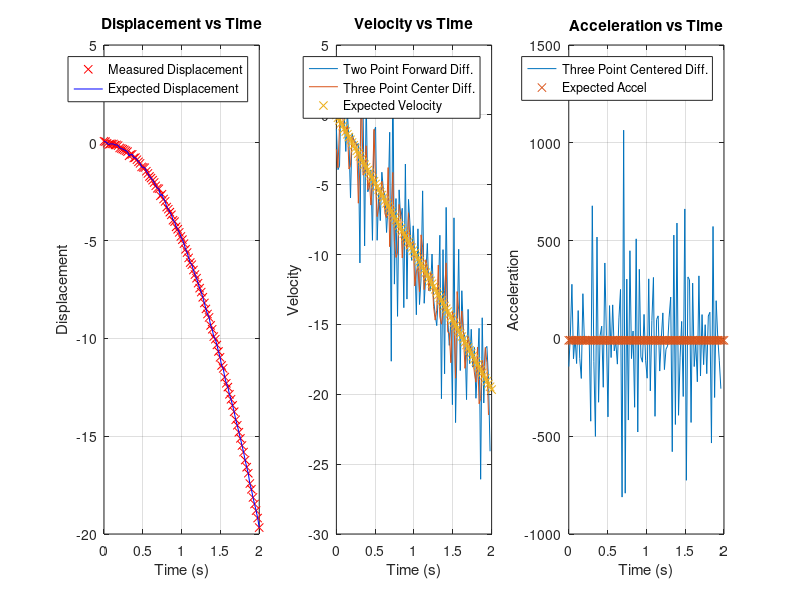

MATLAB code for this plot: (Note: this script raises an error after producing the figure.)
%(name)
%Section - x
%Numeric Differentiation and Integration:

%% Workspace Prep

format long     %Allows for more accurate decimals
close all;      %Clears all
clear all;      %Clears Workspace
clc;            %Clears Command Window

%% PART 1: Numeric Differentiation

disp = load("dispData.mat");

dt = disp.t(1,2)-disp.t(1); %step size (.0202s)
t = disp.t(1:end);
t2 = disp.t(1:end-1);
t3 = disp.t(1:end-2);
f = disp.y;

%Creating Functions for expected values:
p1 = polyfit(t,f,3); %Creating a degree 3 polynomial to fit disp data
p2 = polyder(p1); %taking derivitive to find velocity
p3 = polyder(p2); %taking derivitive to find acceleration

%p4 = polyval(p1,t); Dont need this one cuz we already have measurment data
p5 = polyval(p2,t); %Evaluating the velocity polynomial to find expected velocity at time t
p6 = polyval(p3,t); %Evaluating the acceleration polynomial to find expected accel at time t

%Numeric Differentiation:
dsdtF2 = ((f(2:end))-f(1:end-1))/(dt); %two point center diff.
dsdtF3 = ((f(3:end))-f(1:end-2))/(2*dt); %three point center diff.
dsdt2F3 = (f(3:end)-(2*f(2:end-1))+f(1:end-2))/(dt^2); %2nd Deriv

figure('Name','Numeric Differentiation')
subplot(1,3,1)
plot(t,f,'rx')
hold on
grid on
plot(t,f,'b')
xlabel('Time (s)')
ylabel('Displacement')
title('Displacement vs Time')
legend('Measured Displacement', 'Expected Displacement', 'location', 'best')

subplot(1,3,2)
plot(t2,dsdtF2)
hold on
grid on
plot(t3,dsdtF3)
plot(t,p5,'x')
xlabel('Time (s)')
ylabel('Velocity')
title('Velocity vs Time')
legend('Two Point Forward Diff.', 'Three Point Center Diff.', 'Expected Velocity', 'location', 'best')

subplot(1,3,3)
plot(t3,dsdt2F3)
hold on
grid on
plot(t,p6,'x')
xlabel('Time (s)')
ylabel('Acceleration')
title('Acceleration vs Time')
legend('Three Point Centered Diff.', 'Expected Accel', 'location', 'best')


%% PART 2: Numeric Integration – Quadrature

accel = load("accelData.mat");
accelc = accel.acc;
acc = accelc'; %convert to row
t = accel.t;

%Rectangle Rule
rRV = rectRule(t,acc);
rRD = rectRule(t,rRV);

%Trapeziod Rule
tRV = trapRule(t,acc);
tRD = trapRule(t,tRV); %Toyota Racing Development! jk its trap rule displacement :/

%Simpson's Rule
sRV = simpRule(t,acc); %sRV = search and rescue vehicle? Nope, simpsons rule velocity
sRD = simpRule(t,sRV);

figure('Name','Numeric Integration – Quadrature')
subplot(1,3,1)
plot(t,rRD)
hold on
grid on
plot(t,tRD)
plot(t,sRD)
xlabel('Time (s)')
ylabel('Displacement')
title('Displacement vs Time')
legend('Rectangle Rule', 'Trapezoid Rule', 'Simpsons Rule', 'location', 'best')

subplot(1,3,2)
plot(t,rRV)
hold on
grid on
plot(t,tRV)
plot(t,sRV)
xlabel('Time (s)')
ylabel('Velocity')
title('Velocity vs Time')
legend('Rectangle Rule', 'Trapezoid Rule', 'Simpsons Rule', 'location', 'best')

subplot(1,3,3)
plot(t,acc)
hold on
grid on
plot(t,acc,'x')
xlabel('Time (s)')
ylabel('Acceleration')
title('Acceleration vs Time')
legend('Measured Accel', 'Expected Accel', 'location', 'best')

%% Part 3: Discussion

%As far as differentiation goes the three point center diff. method is the
%most accurate of the given methods and the same goes for simpson's rule
%for integration. This is simply because there are more test points in
%these methods compared to their counter parts, which allow for higher
%accuracy. Regarding which of these two to use, I think depends on the
%data, if you have cleaner acceleration data, then use simpson's rule, if
%the displacement data is more accurate use the three point center diff.
%method.

%% Function: Rectangle Rule

function [int] = rectRule(t,f) %t is time, f is the function to integrate must be row vector
    
    int = zeros(size(t)); %initializes the integral vector starting at 0

    for i = 1:length(t)-1
        h = t(1,i+1) - t(1,i);
        int(1,i+1) = int(1,i)+h*f(1,i+1);
    end

end

%% Function: Trapezoid Rule

function [int] = trapRule(t,f) %t is time, f is the function to integrate must be row vector

    int = zeros(size(t)); %initializes the integral vector starting at 0

    for i = 1:length(t)-1
        h = t(1,i+1) - t(1,i);
        int(1,i+1) = int(1,i)+(h/2)*(f(1,i+1)+f(1,i));
    end

end

%% Function: Simpson's Rule

function [int] = simpRule(t,f) %t is time, f is the function to integrate must be row vector

    int = zeros(size(t)); %initializes the integral vector starting at 0

    for i = 1:length(t)-1
        h = t(1,i+1) - t(1,i);
        if i == 1
            int(1,i+1) = int(1,i)+(h/3)*(f(1,i+1)+4*f(1,i)+0); %plus zero if i is 1 because if you cannot have an array position < 0
        else
            int(1,i+1) = int(1,i)+(h/3)*(f(1,i+1)+(4*f(1,i))+f(1,i-1));
        end
    end

end
